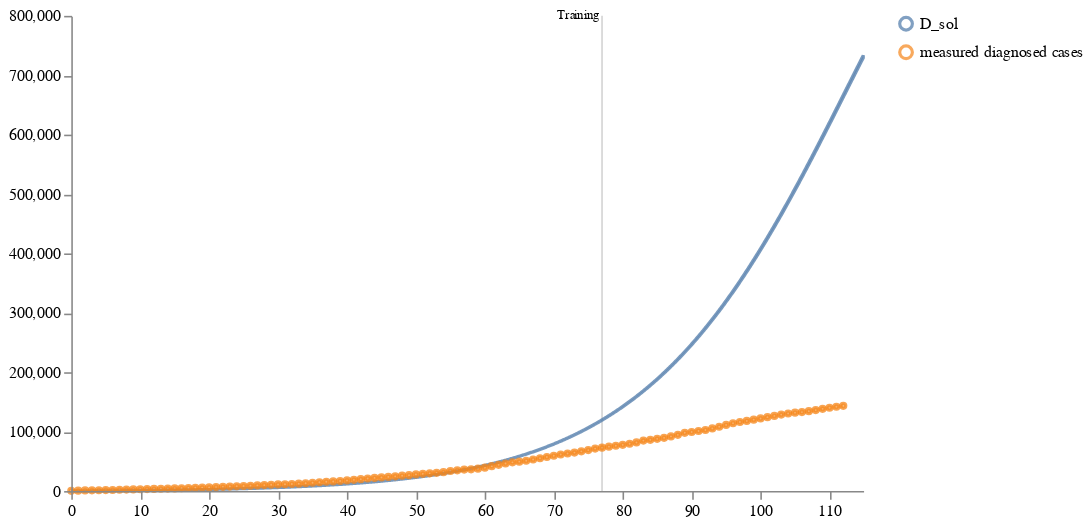

The cell this chart's notebook holds for it:
### Code cell
schema = plots.trajectories(pd.DataFrame(calibrated_samples["data"]), keep="D_sol",
                            markers={"Training": 77},
                            points=measured_diagnosed_cases.drop('Timestep',axis=1).rename(columns={'D': 'measured diagnosed cases'}))
schema = plots.pad(schema, 5)
plots.ipy_display(schema)

### Figure 1 — Vega specification as saved in the notebook (floating-point values rounded to 4 significant figures; data arrays with more than 128 entries replaced by an {"elided": "..."} marker saying what was removed)
{"$schema": "https://vega.github.io/schema/vega/v5.json", "axes": [{"name": "x_axis", "orient": "bottom", "scale": "xscale", "zindex": 100}, {"name": "y_axis", "orient": "left", "scale": "yscale", "zindex": 100}], "data": [{"name": "distributions", "values": {"elided": "1150 records"}}, {"name": "traces", "transform": [{"expr": "isValid(datum.value)", "type": "filter"}], "values": []}, {"name": "points", "values": [{"sample_id": 0, "timepoint": 0, "trajectory": "measured diagnosed cases", "value": 370}, {"sample_id": 0, "timepoint": 1, "trajectory": "measured diagnosed cases", "value": 668}, {"sample_id": 0, "timepoint": 2, "trajectory": "measured diagnosed cases", "value": 978}, {"sample_id": 0, "timepoint": 3, "trajectory": "measured diagnosed cases", "value": 1133}, {"sample_id": 0, "timepoint": 4, "trajectory": "measured diagnosed cases", "value": 1332}, {"sample_id": 0, "timepoint": 5, "trajectory": "measured diagnosed cases", "value": 1580}, {"sample_id": 0, "timepoint": 6, "trajectory": "measured diagnosed cases", "value": 1792}, {"sample_id": 0, "timepoint": 7, "trajectory": "measured diagnosed cases", "value": 2132}, {"sample_id": 0, "timepoint": 8, "trajectory": "measured diagnosed cases", "value": 2421}, {"sample_id": 0, "timepoint": 9, "trajectory": "measured diagnosed cases", "value": 2656}, {"sample_id": 0, "timepoint": 10, "trajectory": "measured diagnosed cases", "value": 3022}, {"sample_id": 0, "timepoint": 11, "trajectory": "measured diagnosed cases", "value": 3339}, {"sample_id": 0, "timepoint": 12, "trajectory": "measured diagnosed cases", "value": 3546}, {"sample_id": 0, "timepoint": 13, "trajectory": "measured diagnosed cases", "value": 3822}, {"sample_id": 0, "timepoint": 14, "trajectory": "measured diagnosed cases", "value": 4153}, {"sample_id": 0, "timepoint": 15, "trajectory": "measured diagnosed cases", "value": 4395}, {"sample_id": 0, "timepoint": 16, "trajectory": "measured diagnosed cases", "value": 4712}, {"sample_id": 0, "timepoint": 17, "trajectory": "measured diagnosed cases", "value": 5119}, {"sample_id": 0, "timepoint": 18, "trajectory": "measured diagnosed cases", "value": 5483}, {"sample_id": 0, "timepoint": 19, "trajectory": "measured diagnosed cases", "value": 5778}, {"sample_id": 0, "timepoint": 20, "trajectory": "measured diagnosed cases", "value": 6161}, {"sample_id": 0, "timepoint": 21, "trajectory": "measured diagnosed cases", "value": 6623}, {"sample_id": 0, "timepoint": 22, "trajectory": "measured diagnosed cases", "value": 7062}, {"sample_id": 0, "timepoint": 23, "trajectory": "measured diagnosed cases", "value": 7573}, {"sample_id": 0, "timepoint": 24, "trajectory": "measured diagnosed cases", "value": 8030}, {"sample_id": 0, "timepoint": 25, "trajectory": "measured diagnosed cases", "value": 8477}, {"sample_id": 0, "timepoint": 26, "trajectory": "measured diagnosed cases", "value": 8908}, {"sample_id": 0, "timepoint": 27, "trajectory": "measured diagnosed cases", "value": 9444}, {"sample_id": 0, "timepoint": 28, "trajectory": "measured diagnosed cases", "value": 10061}, {"sample_id": 0, "timepoint": 29, "trajectory": "measured diagnosed cases", "value": 10614}, {"sample_id": 0, "timepoint": 30, "trajectory": "measured diagnosed cases", "value": 11116}, {"sample_id": 0, "timepoint": 31, "trajectory": "measured diagnosed cases", "value": 11426}, {"sample_id": 0, "timepoint": 32, "trajectory": "measured diagnosed cases", "value": 11825}, {"sample_id": 0, "timepoint": 33, "trajectory": "measured diagnosed cases", "value": 12432}, {"sample_id": 0, "timepoint": 34, "trajectory": "measured diagnosed cases", "value": 13109}, {"sample_id": 0, "timepoint": 35, "trajectory": "measured diagnosed cases", "value": 13957}, {"sample_id": 0, "timepoint": 36, "trajectory": "measured diagnosed cases", "value": 14857}, {"sample_id": 0, "timepoint": 37, "trajectory": "measured diagnosed cases", "value": 15666}, {"sample_id": 0, "timepoint": 38, "trajectory": "measured diagnosed cases", "value": 16134}, {"sample_id": 0, "timepoint": 39, "trajectory": "measured diagnosed cases", "value": 16944}, {"sample_id": 0, "timepoint": 40, "trajectory": "measured diagnosed cases", "value": 17891}, {"sample_id": 0, "timepoint": 41, "trajectory": "measured diagnosed cases", "value": 18908}, {"sample_id": 0, "timepoint": 42, "trajectory": "measured diagnosed cases", "value": 20039}, {"sample_id": 0, "timepoint": 43, "trajectory": "measured diagnosed cases", "value": 21096}, {"sample_id": 0, "timepoint": 44, "trajectory": "measured diagnosed cases", "value": 22055}, {"sample_id": 0, "timepoint": 45, "trajectory": "measured diagnosed cases", "value": 22881}, {"sample_id": 0, "timepoint": 46, "trajectory": "measured diagnosed cases", "value": 23762}, {"sample_id": 0, "timepoint": 47, "trajectory": "measured diagnosed cases", "value": 24799}, {"sample_id": 0, "timepoint": 48, "trajectory": "measured diagnosed cases", "value": 25819}, {"sample_id": 0, "timepoint": 49, "trajectory": "measured diagnosed cases", "value": 26734}, {"sample_id": 0, "timepoint": 50, "trajectory": "measured diagnosed cases", "value": 27949}, {"sample_id": 0, "timepoint": 51, "trajectory": "measured diagnosed cases", "value": 29015}, {"sample_id": 0, "timepoint": 52, "trajectory": "measured diagnosed cases", "value": 29782}, {"sample_id": 0, "timepoint": 53, "trajectory": "measured diagnosed cases", "value": 30634}, {"sample_id": 0, "timepoint": 54, "trajectory": "measured diagnosed cases", "value": 31831}, {"sample_id": 0, "timepoint": 55, "trajectory": "measured diagnosed cases", "value": 33761}, {"sample_id": 0, "timepoint": 56, "trajectory": "measured diagnosed cases", "value": 34927}, {"sample_id": 0, "timepoint": 57, "trajectory": "measured diagnosed cases", "value": 36070}, {"sample_id": 0, "timepoint": 58, "trajectory": "measured diagnosed cases", "value": 36524}, {"sample_id": 0, "timepoint": 59, "trajectory": "measured diagnosed cases", "value": 37635}, {"sample_id": 0, "timepoint": 60, "trajectory": "measured diagnosed cases", "value": 39402}, {"sample_id": 0, "timepoint": 61, "trajectory": "measured diagnosed cases", "value": 41828}, {"sample_id": 0, "timepoint": 62, "trajectory": "measured diagnosed cases", "value": 44163}, {"sample_id": 0, "timepoint": 63, "trajectory": "measured diagnosed cases", "value": 46387}, {"sample_id": 0, "timepoint": 64, "trajectory": "measured diagnosed cases", "value": 48386}, {"sample_id": 0, "timepoint": 65, "trajectory": "measured diagnosed cases", "value": 49419}, {"sample_id": 0, "timepoint": 66, "trajectory": "measured diagnosed cases", "value": 50960}, {"sample_id": 0, "timepoint": 67, "trajectory": "measured diagnosed cases", "value": 53045}, {"sample_id": 0, "timepoint": 68, "trajectory": "measured diagnosed cases", "value": 55147}, {"sample_id": 0, "timepoint": 69, "trajectory": "measured diagnosed cases", "value": 57327}, {"sample_id": 0, "timepoint": 70, "trajectory": "measured diagnosed cases", "value": 59354}, {"sample_id": 0, "timepoint": 71, "trajectory": "measured diagnosed cases", "value": 61511}, {"sample_id": 0, "timepoint": 72, "trajectory": "measured diagnosed cases", "value": 63147}, {"sample_id": 0, "timepoint": 73, "trajectory": "measured diagnosed cases", "value": 64758}, {"sample_id": 0, "timepoint": 74, "trajectory": "measured diagnosed cases", "value": 66904}, {"sample_id": 0, "timepoint": 75, "trajectory": "measured diagnosed cases", "value": 68964}, {"sample_id": 0, "timepoint": 76, "trajectory": "measured diagnosed cases", "value": 71450}, {"sample_id": 0, "timepoint": 77, "trajectory": "measured diagnosed cases", "value": 73088}, {"sample_id": 0, "timepoint": 78, "trajectory": "measured diagnosed cases", "value": 74741}, {"sample_id": 0, "timepoint": 79, "trajectory": "measured diagnosed cases", "value": 76299}, {"sample_id": 0, "timepoint": 80, "trajectory": "measured diagnosed cases", "value": 77828}, {"sample_id": 0, "timepoint": 81, "trajectory": "measured diagnosed cases", "value": 79601}, {"sample_id": 0, "timepoint": 82, "trajectory": "measured diagnosed cases", "value": 81782}, {"sample_id": 0, "timepoint": 83, "trajectory": "measured diagnosed cases", "value": 84947}, {"sample_id": 0, "timepoint": 84, "trajectory": "measured diagnosed cases", "value": 86250}, {"sample_id": 0, "timepoint": 85, "trajectory": "measured diagnosed cases", "value": 87903}, {"sample_id": 0, "timepoint": 86, "trajectory": "measured diagnosed cases", "value": 89529}, {"sample_id": 0, "timepoint": 87, "trajectory": "measured diagnosed cases", "value": 91962}, {"sample_id": 0, "timepoint": 88, "trajectory": "measured diagnosed cases", "value": 94682}, {"sample_id": 0, "timepoint": 89, "trajectory": "measured diagnosed cases", "value": 98064}, {"sample_id": 0, "timepoint": 90, "trajectory": "measured diagnosed cases", "value": 99349}, {"sample_id": 0, "timepoint": 91, "trajectory": "measured diagnosed cases", "value": 101054}, {"sample_id": 0, "timepoint": 92, "trajectory": "measured diagnosed cases", "value": 102780}, {"sample_id": 0, "timepoint": 93, "trajectory": "measured diagnosed cases", "value": 105387}, {"sample_id": 0, "timepoint": 94, "trajectory": "measured diagnosed cases", "value": 108282}, {"sample_id": 0, "timepoint": 95, "trajectory": "measured diagnosed cases", "value": 111371}, {"sample_id": 0, "timepoint": 96, "trajectory": "measured diagnosed cases", "value": 114176}, {"sample_id": 0, "timepoint": 97, "trajectory": "measured diagnosed cases", "value": 116273}, {"sample_id": 0, "timepoint": 98, "trajectory": "measured diagnosed cases", "value": 118062}, {"sample_id": 0, "timepoint": 99, "trajectory": "measured diagnosed cases", "value": 120173}, {"sample_id": 0, "timepoint": 100, "trajectory": "measured diagnosed cases", "value": 122191}, {"sample_id": 0, "timepoint": 101, "trajectory": "measured diagnosed cases", "value": 124425}, {"sample_id": 0, "timepoint": 102, "trajectory": "measured diagnosed cases", "value": 126497}, {"sample_id": 0, "timepoint": 103, "trajectory": "measured diagnosed cases", "value": 128772}, {"sample_id": 0, "timepoint": 104, "trajectory": "measured diagnosed cases", "value": 130524}, {"sample_id": 0, "timepoint": 105, "trajectory": "measured diagnosed cases", "value": 131883}, {"sample_id": 0, "timepoint": 106, "trajectory": "measured diagnosed cases", "value": 132882}, {"sample_id": 0, "timepoint": 107, "trajectory": "measured diagnosed cases", "value": 134442}, {"sample_id": 0, "timepoint": 108, "trajectory": "measured diagnosed cases", "value": 136330}, {"sample_id": 0, "timepoint": 109, "trajectory": "measured diagnosed cases", "value": 138392}, {"sample_id": 0, "timepoint": 110, "trajectory": "measured diagnosed cases", "value": 140192}, {"sample_id": 0, "timepoint": 111, "trajectory": "measured diagnosed cases", "value": 141854}, {"sample_id": 0, "timepoint": 112, "trajectory": "measured diagnosed cases", "value": 143382}]}, {"name": "markers", "values": [{"label": "Training", "timepoint": 77}]}, {"name": "selected", "on": [{"remove": true, "trigger": "clear"}, {"remove": true, "trigger": "!shift"}, {"insert": "clicked", "trigger": "!shift && clicked"}, {"toggle": "clicked", "trigger": "shift && clicked"}]}], "height": 300, "legends": [{"encode": {"labels": {"interactive": true, "name": "legendLabel", "update": {"opacity": [{"test": "!length(data('selected')) || indata('selected', 'value', datum.value)", "value": 1}, {"value": 0.25}]}}, "symbols": {"interactive": true, "name": "legendSymbol", "update": {"fill": {"value": "transparent"}, "opacity": [{"test": "!length(data('selected')) || indata('selected', 'value', datum.value)", "value": 0.7}, {"value": 0.15}], "size": {"value": 64}, "strokeWidth": {"value": 2}}}}, "name": "color_legend", "stroke": "color"}], "marks": [{"from": {"facet": {"data": "points", "groupby": "trajectory", "name": "points_split"}}, "marks": [{"encode": {"hover": {"fillOpacity": {"value": 0.9}}, "update": {"fill": {"field": "trajectory", "scale": "color"}, "fillOpacity": [{"test": "!length(data('selected')) || indata('selected', 'value', datum.trajectory)", "value": 0.5}, {"value": 0.15}], "size": {"value": 10}, "stroke": {"field": "trajectory", "scale": "color"}, "strokeOpacity": [{"test": "!length(data('selected')) || indata('selected', 'value', datum.trajectory)", "value": 0.75}, {"value": 0.15}], "strokeWidth": {"value": 2}, "tooltip": {"field": "value"}, "x": {"field": "timepoint", "scale": "xscale"}, "y": {"field": "value", "scale": "yscale"}}}, "from": {"data": "points_split"}, "name": "_points_symbol", "type": "symbol", "zindex": 3}, {"encode": {"hover": {"fillOpacity": {"value": 0.9}}, "update": {"interpolate": {"value": "linear"}, "stroke": {"field": "trajectory", "scale": "color"}, "strokeOpacity": [{"test": "!length(data('selected')) || indata('selected', 'value', datum.trajectory)", "value": 0.3}, {"value": 0.1}], "strokeWidth": {"value": 2}, "x": {"field": "timepoint", "scale": "xscale"}, "y": {"field": "value", "scale": "yscale"}}}, "from": {"data": "points_split"}, "name": "_points_line", "type": "line", "zindex": 3}], "name": "_points", "type": "group", "zindex": 3}, {"from": {"facet": {"data": "traces", "groupby": "trajectory", "name": "traces_split"}}, "marks": [{"encode": {"hover": {"fillOpacity": {"value": 0.9}}, "update": {"interpolate": {"value": "linear"}, "stroke": {"field": "trajectory", "scale": "color"}, "strokeOpacity": [{"test": "!length(data('selected')) || indata('selected', 'value', datum.trajectory)", "value": 0.75}, {"value": 0.15}], "strokeWidth": {"value": 2}, "x": {"field": "timepoint", "scale": "xscale"}, "y": {"field": "value", "scale": "yscale"}}}, "from": {"data": "traces_split"}, "name": "_traces_lines", "type": "line"}], "name": "_traces", "type": "group", "zindex": 2}, {"from": {"facet": {"data": "distributions", "groupby": "trajectory", "name": "trajectory_split"}}, "marks": [{"encode": {"hover": {"fillOpacity": {"value": 0.9}}, "update": {"fill": {"field": "trajectory", "scale": "color"}, "fillOpacity": [{"test": "!length(data('selected')) || indata('selected', 'value', datum.trajectory)", "value": 0.5}, {"value": 0.15}], "interpolate": {"value": "linear"}, "stroke": {"field": "trajectory", "scale": "color"}, "strokeOpacity": [{"test": "!length(data('selected')) || indata('selected', 'value', datum.trajectory)", "value": 0.75}, {"value": 0.15}], "strokeWidth": {"value": 2}, "x": {"field": "timepoint", "scale": "xscale"}, "y": {"field": "upper", "scale": "yscale"}, "y2": {"field": "lower", "scale": "yscale"}}}, "from": {"data": "trajectory_split"}, "type": "area"}], "name": "_distributions", "type": "group", "zindex": 1}, {"marks": [{"encode": {"enter": {"stroke": {"value": "lightgray"}}, "update": {"opacity": {"value": 1}, "x": {"field": "timepoint", "scale": "xscale"}, "y": {"signal": "height"}, "y2": {"value": 0}}}, "from": {"data": "markers"}, "name": "_marker text", "type": "rule"}, {"encode": {"enter": {"fontSize": {"value": 8}, "text": {"field": "datum.label"}, "y": {"value": 0}}}, "from": {"data": "_marker text"}, "name": "_marker flags", "transform": [{"as": ["x", "_y", "opacity", "align", "baseline"], "lineAnchor": "start", "offset": [1], "size": {"signal": "[width, height]"}, "type": "label"}], "type": "text"}], "name": "_markers", "type": "group"}], "padding": 5, "scales": [{"domain": {"fields": [{"data": "distributions", "field": "timepoint"}, {"data": "traces", "field": "timepoint"}, {"data": "points", "field": "timepoint"}, {"data": "markers", "field": "timepoint"}]}, "name": "xscale", "range": "width", "type": "linear", "zero": false}, {"domain": {"fields": [{"data": "distributions", "field": "lower"}, {"data": "distributions", "field": "upper"}, {"data": "traces", "field": "value"}, {"data": "points", "field": "value"}]}, "name": "yscale", "nice": true, "range": "height", "type": "linear", "zero": true}, {"domain": {"fields": [{"data": "distributions", "field": "trajectory"}, {"data": "traces", "field": "trajectory"}, {"data": "points", "field": "trajectory"}]}, "name": "color", "range": "category", "type": "ordinal"}], "signals": [{"name": "clear", "on": [{"events": "mouseup[!event.item]", "force": true, "update": "true"}], "value": true}, {"name": "shift", "on": [{"events": "@legendSymbol:click, @legendLabel:click", "force": true, "update": "event.shiftKey"}], "value": false}, {"name": "clicked", "on": [{"events": "@legendSymbol:click, @legendLabel:click", "force": true, "update": "{value: datum.value}"}], "value": null}], "width": 500}
